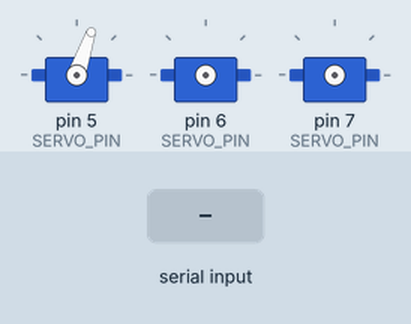
Simulated run of this sketch. Board: Arduino Uno, built with avr-gcc and run on an emulated ATmega328P. On the bench: 3 × servo. Inputs (shaded band) come from the test bench. EEPROM starts erased; what the sketch prints to the serial monitor is not drawn.

Above: at 2.2 s.
2.3 s: "ok\n" received over Serial
4.3 s: "up\n" received over Serial
5.8 s: "ok\n" received over Serial
Timing chart, 0 to 8.8 s (numbered marks = the images above; inputs shaded):
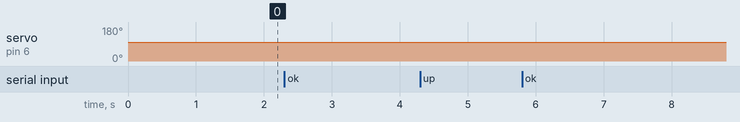

The sketch:

ManipulatorCalibration.ino
```cpp
#include <Servo.h>
#include <EEPROM.h>

/*
 * Arduino Uno manipulator software-zero calibration.
 *
 * Servo order and signal pins:
 *   J1~J6 = D5, D6, D7, D8, D9, D10
 *
 * Serial Monitor:
 *   115200 baud, Newline or Both NL & CR
 *   up   : increase the current pulse by 10 us
 *   down : decrease the current pulse by 10 us
 *   ok   : save the current joint and advance to the next joint
 *
 * Servo power must come from the external servo supplies, never Uno 5 V.
 */

namespace Config {

constexpr uint8_t JOINT_COUNT = 6;
constexpr uint8_t SERVO_PIN[JOINT_COUNT] = {5, 6, 7, 8, 9, 10};

// Previously measured zero values are safe starting points for fine tuning.
constexpr int16_t START_HOME_US[JOINT_COUNT] = {
  1290, 1600, 1480, 1510, 1610, 1540
};

constexpr int16_t MIN_PULSE_US = 1000;
constexpr int16_t MAX_PULSE_US = 2000;
constexpr int16_t STEP_US = 10;
constexpr uint16_t ATTACH_SETTLE_MS = 1000;
constexpr uint16_t NEXT_JOINT_DELAY_MS = 500;

// Shared EEPROM layout with ManipulatorController.ino.
constexpr uint16_t CALIBRATION_MAGIC = 0x4D43;
constexpr uint8_t CALIBRATION_VERSION = 1;
constexpr int CALIBRATION_MAGIC_ADDRESS = 0;
constexpr int CALIBRATION_VERSION_ADDRESS = 2;
constexpr int CALIBRATION_DATA_ADDRESS = 4;

}  // namespace Config

Servo servos[Config::JOINT_COUNT];
int16_t zeroPulseUs[Config::JOINT_COUNT] = {};
uint8_t currentJoint = 0U;
int16_t currentPulseUs = Config::START_HOME_US[0];
bool calibrationFinished = false;

void printPosition() {
  Serial.print(F("J"));
  Serial.print(currentJoint + 1U);
  Serial.print(F(" (D"));
  Serial.print(Config::SERVO_PIN[currentJoint]);
  Serial.print(F(") pulse="));
  Serial.print(currentPulseUs);
  Serial.println(F(" us"));
}

void startCurrentJoint() {
  currentPulseUs = Config::START_HOME_US[currentJoint];
  zeroPulseUs[currentJoint] = currentPulseUs;

  servos[currentJoint].attach(Config::SERVO_PIN[currentJoint], 500, 2500);
  servos[currentJoint].writeMicroseconds(currentPulseUs);
  delay(Config::ATTACH_SETTLE_MS);

  Serial.println(F("-------------------------"));
  Serial.print(F("Start calibration: J"));
  Serial.print(currentJoint + 1U);
  Serial.print(F(" / D"));
  Serial.println(Config::SERVO_PIN[currentJoint]);
  printPosition();
}

void printAllValues() {
  Serial.println();
  Serial.println(F("=== J1~J6 calibration complete ==="));
  Serial.print(F("HOME_US={"));
  for (uint8_t joint = 0U; joint < Config::JOINT_COUNT; ++joint) {
    Serial.print(zeroPulseUs[joint]);
    if (joint + 1U < Config::JOINT_COUNT) Serial.print(',');
  }
  Serial.println(F("}"));
  Serial.println(F("Upload ManipulatorController.ino to use these values."));
}

void finishCalibration() {
  for (uint8_t joint = 0U; joint < Config::JOINT_COUNT; ++joint) {
    const int address = Config::CALIBRATION_DATA_ADDRESS +
                        static_cast<int>(joint) * sizeof(int16_t);
    EEPROM.put(address, zeroPulseUs[joint]);
  }

  // Write the validity marker last so an interrupted calibration is ignored.
  EEPROM.put(Config::CALIBRATION_MAGIC_ADDRESS, Config::CALIBRATION_MAGIC);
  EEPROM.update(Config::CALIBRATION_VERSION_ADDRESS,
                Config::CALIBRATION_VERSION);
  calibrationFinished = true;
  printAllValues();
}

void acceptCurrentJoint() {
  zeroPulseUs[currentJoint] = currentPulseUs;

  Serial.print(F("Saved J"));
  Serial.print(currentJoint + 1U);
  Serial.print(F(": "));
  Serial.print(currentPulseUs);
  Serial.println(F(" us"));

  if (currentJoint + 1U >= Config::JOINT_COUNT) {
    finishCalibration();
    return;
  }

  ++currentJoint;
  delay(Config::NEXT_JOINT_DELAY_MS);
  startCurrentJoint();
}

void setup() {
  Serial.begin(115200);
  Serial.setTimeout(100);

  // Invalidate any older complete record until all six new values are saved.
  EEPROM.update(Config::CALIBRATION_VERSION_ADDRESS, 0U);

  Serial.println();
  Serial.println(F("=== J1~J6 manipulator zero calibration ==="));
  Serial.println(F("up/down: 10 us step, ok: save and continue"));
  startCurrentJoint();
}

void loop() {
  if (Serial.available() <= 0) return;

  String command = Serial.readStringUntil('\n');
  command.trim();
  command.toLowerCase();

  if (calibrationFinished) {
    Serial.println(F("Calibration is complete. Upload the controller sketch."));
    return;
  }

  if (command == "up") {
    currentPulseUs = constrain(currentPulseUs + Config::STEP_US,
                               Config::MIN_PULSE_US,
                               Config::MAX_PULSE_US);
    servos[currentJoint].writeMicroseconds(currentPulseUs);
    printPosition();
  } else if (command == "down") {
    currentPulseUs = constrain(currentPulseUs - Config::STEP_US,
                               Config::MIN_PULSE_US,
                               Config::MAX_PULSE_US);
    servos[currentJoint].writeMicroseconds(currentPulseUs);
    printPosition();
  } else if (command == "ok") {
    acceptCurrentJoint();
  } else if (command.length() > 0U) {
    Serial.println(F("Enter up, down, or ok."));
  }
}
```

Measured:
- after the input at 4.3 s, servo on pin 6 (SERVO_PIN): 99° → 100° at once
